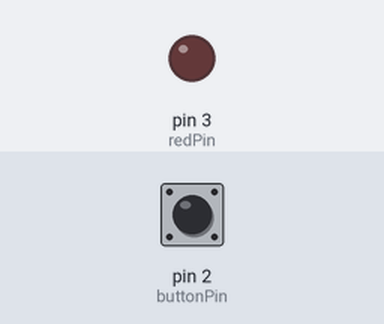
A sketch run on a simulated Arduino Uno, built with avr-gcc and run on an emulated ATmega328P. Shown: output pins drawn as LEDs (lit = HIGH). Dashed ring = blinking. Inputs (shaded band) come from the test bench; at power-on: pin 2 (buttonPin) HIGH. What the sketch prints to the serial monitor is not drawn.

Above: at 1.2 s.
1.3 s: pin 2 (buttonPin) pulled LOW for 3.2 s
At 4.9 s:
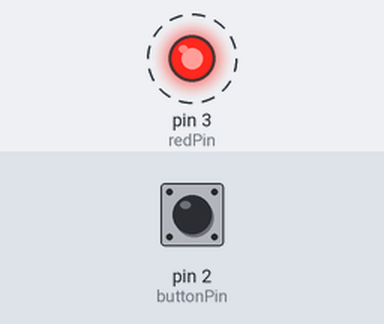
6.5 s: pin 2 (buttonPin) pulled LOW for 0.15 s
At 7.2 s:
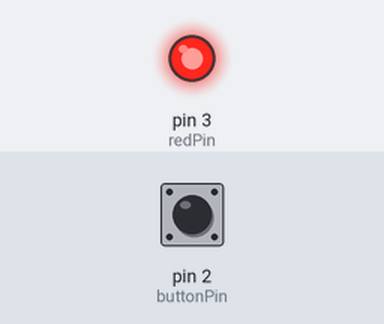
Timing chart, 0 to 9.5 s (numbered marks = the images above; inputs shaded):
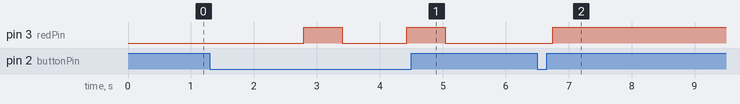

Measured:
- after the input at 1.3 s, pin 3 (redPin): alternates HIGH for 0.61 s and LOW for 1.0 s, starting after 1.5 s
- after the input at 6.5 s, pin 3 (redPin): LOW → HIGH after 0.25 s

The sketch:

arduinoPushButton.ino
```cpp
int buttonPin = 2;
int redPin = 3;
int buttonValue;
int br = 115200;
int dt = 250;
bool light = false;


void setup() {
Serial.begin(br);
pinMode(buttonPin, INPUT);
pinMode(redPin, OUTPUT);
}

void loop() {
buttonValue = digitalRead(buttonPin);
Serial.println(buttonValue);
while(buttonValue == 0){
  Serial.println("Light is "+light);
if(light == false){
  Serial.println("its now true");
  light = true;
  buttonValue = 1;
  delay(dt);
  while(buttonValue == 1){
  digitalWrite(redPin, HIGH);
  buttonValue = digitalRead(buttonPin);
  }
}
if(light == true){
  Serial.println("its now false");
  light = false;
  buttonValue = 1;
  delay(dt);
  while(buttonValue == 1){
  digitalWrite(redPin, LOW);
  buttonValue = digitalRead(buttonPin);
  }
}
}

}
```
